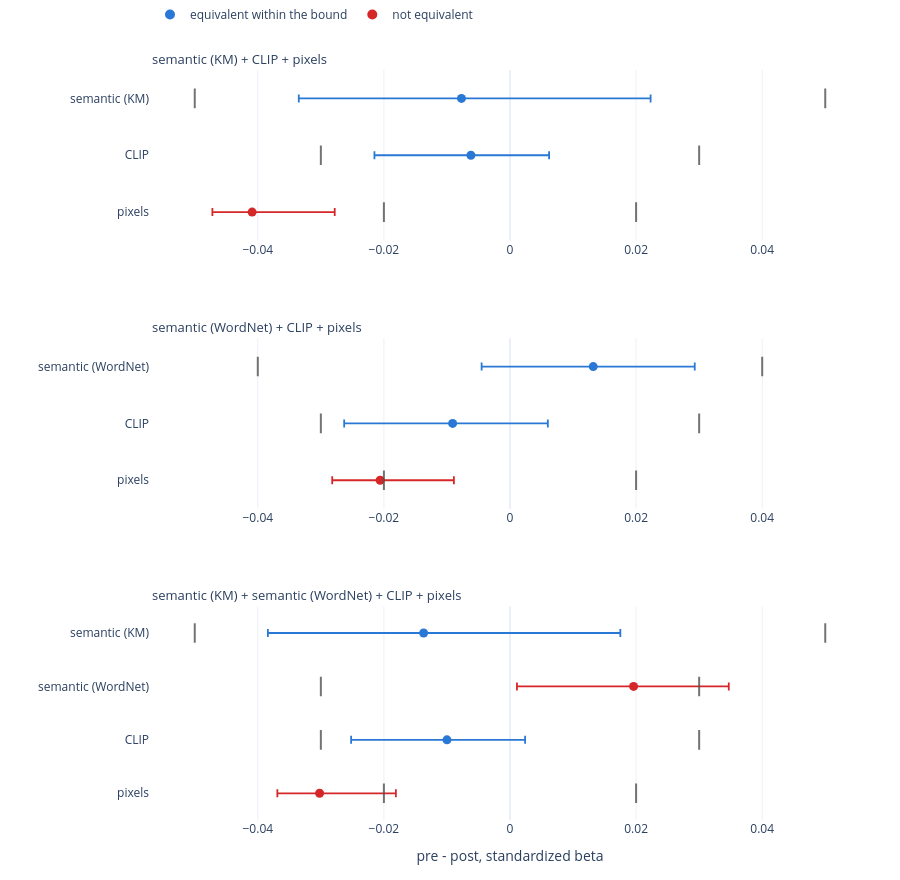

Here is the notebook cell this chart was saved with:
### Markdown cell above
Pre minus post weight of every predictor in the three CLIP models (the confirmatory `km+clip`, and its WordNet and KM + WordNet robustness versions): the 90% TOST interval, with the equivalence bound as two ticks on the same row. Blue rows are equivalent to 0 within the bound, red rows are not.

### Code cell
dec.fig_difference_forest(
    differences["beta"].query("pairs == 'own'"), ["km+clip", "wn+clip", "km+wn+clip"], x_title="pre - post, standardized beta",
).show()

### Figure 1 — Plotly figure (JSON) as saved in the notebook; plotly's stock layout.template omitted (floating-point values rounded to 4 significant figures)
{"data": [{"error_x": {"array": [0.03], "arrayminus": [0.0258], "color": "#2a78d6", "symmetric": false, "thickness": 1.8, "type": "data", "width": 4}, "hovertemplate": "semantic (KM)<br>effect=%{x:.3f}, 90% CI [-0.034, 0.022]<extra></extra>", "marker": {"color": "#2a78d6", "size": 9}, "mode": "markers", "showlegend": false, "type": "scatter", "x": [-0.0077], "xaxis": "x", "y": [0], "yaxis": "y"}, {"hoverinfo": "skip", "marker": {"color": "rgba(80,80,80,0.8)", "line": {"width": 2}, "size": 14, "symbol": "line-ns-open"}, "mode": "markers", "showlegend": false, "type": "scatter", "x": [-0.05, 0.05], "xaxis": "x", "y": [0, 0], "yaxis": "y"}, {"error_x": {"array": [0.0124], "arrayminus": [0.0153], "color": "#2a78d6", "symmetric": false, "thickness": 1.8, "type": "data", "width": 4}, "hovertemplate": "CLIP<br>effect=%{x:.3f}, 90% CI [-0.021, 0.006]<extra></extra>", "marker": {"color": "#2a78d6", "size": 9}, "mode": "markers", "showlegend": false, "type": "scatter", "x": [-0.0062], "xaxis": "x", "y": [1], "yaxis": "y"}, {"hoverinfo": "skip", "marker": {"color": "rgba(80,80,80,0.8)", "line": {"width": 2}, "size": 14, "symbol": "line-ns-open"}, "mode": "markers", "showlegend": false, "type": "scatter", "x": [-0.03, 0.03], "xaxis": "x", "y": [1, 1], "yaxis": "y"}, {"error_x": {"array": [0.0131], "arrayminus": [0.0063], "color": "#d62728", "symmetric": false, "thickness": 1.8, "type": "data", "width": 4}, "hovertemplate": "pixels<br>effect=%{x:.3f}, 90% CI [-0.047, -0.028]<extra></extra>", "marker": {"color": "#d62728", "size": 9}, "mode": "markers", "showlegend": false, "type": "scatter", "x": [-0.0409], "xaxis": "x", "y": [2], "yaxis": "y"}, {"hoverinfo": "skip", "marker": {"color": "rgba(80,80,80,0.8)", "line": {"width": 2}, "size": 14, "symbol": "line-ns-open"}, "mode": "markers", "showlegend": false, "type": "scatter", "x": [-0.02, 0.02], "xaxis": "x", "y": [2, 2], "yaxis": "y"}, {"error_x": {"array": [0.0161], "arrayminus": [0.0177], "color": "#2a78d6", "symmetric": false, "thickness": 1.8, "type": "data", "width": 4}, "hovertemplate": "semantic (WordNet)<br>effect=%{x:.3f}, 90% CI [-0.004, 0.029]<extra></extra>", "marker": {"color": "#2a78d6", "size": 9}, "mode": "markers", "showlegend": false, "type": "scatter", "x": [0.0132], "xaxis": "x2", "y": [0], "yaxis": "y2"}, {"hoverinfo": "skip", "marker": {"color": "rgba(80,80,80,0.8)", "line": {"width": 2}, "size": 14, "symbol": "line-ns-open"}, "mode": "markers", "showlegend": false, "type": "scatter", "x": [-0.04, 0.04], "xaxis": "x2", "y": [0, 0], "yaxis": "y2"}, {"error_x": {"array": [0.0151], "arrayminus": [0.0172], "color": "#2a78d6", "symmetric": false, "thickness": 1.8, "type": "data", "width": 4}, "hovertemplate": "CLIP<br>effect=%{x:.3f}, 90% CI [-0.026, 0.006]<extra></extra>", "marker": {"color": "#2a78d6", "size": 9}, "mode": "markers", "showlegend": false, "type": "scatter", "x": [-0.0091], "xaxis": "x2", "y": [1], "yaxis": "y2"}, {"hoverinfo": "skip", "marker": {"color": "rgba(80,80,80,0.8)", "line": {"width": 2}, "size": 14, "symbol": "line-ns-open"}, "mode": "markers", "showlegend": false, "type": "scatter", "x": [-0.03, 0.03], "xaxis": "x2", "y": [1, 1], "yaxis": "y2"}, {"error_x": {"array": [0.0117], "arrayminus": [0.0076], "color": "#d62728", "symmetric": false, "thickness": 1.8, "type": "data", "width": 4}, "hovertemplate": "pixels<br>effect=%{x:.3f}, 90% CI [-0.028, -0.009]<extra></extra>", "marker": {"color": "#d62728", "size": 9}, "mode": "markers", "showlegend": false, "type": "scatter", "x": [-0.0206], "xaxis": "x2", "y": [2], "yaxis": "y2"}, {"hoverinfo": "skip", "marker": {"color": "rgba(80,80,80,0.8)", "line": {"width": 2}, "size": 14, "symbol": "line-ns-open"}, "mode": "markers", "showlegend": false, "type": "scatter", "x": [-0.02, 0.02], "xaxis": "x2", "y": [2, 2], "yaxis": "y2"}, {"error_x": {"array": [0.0312], "arrayminus": [0.0247], "color": "#2a78d6", "symmetric": false, "thickness": 1.8, "type": "data", "width": 4}, "hovertemplate": "semantic (KM)<br>effect=%{x:.3f}, 90% CI [-0.038, 0.018]<extra></extra>", "marker": {"color": "#2a78d6", "size": 9}, "mode": "markers", "showlegend": false, "type": "scatter", "x": [-0.0137], "xaxis": "x3", "y": [0], "yaxis": "y3"}, {"hoverinfo": "skip", "marker": {"color": "rgba(80,80,80,0.8)", "line": {"width": 2}, "size": 14, "symbol": "line-ns-open"}, "mode": "markers", "showlegend": false, "type": "scatter", "x": [-0.05, 0.05], "xaxis": "x3", "y": [0, 0], "yaxis": "y3"}, {"error_x": {"array": [0.0151], "arrayminus": [0.0185], "color": "#d62728", "symmetric": false, "thickness": 1.8, "type": "data", "width": 4}, "hovertemplate": "semantic (WordNet)<br>effect=%{x:.3f}, 90% CI [0.001, 0.035]<extra></extra>", "marker": {"color": "#d62728", "size": 9}, "mode": "markers", "showlegend": false, "type": "scatter", "x": [0.0196], "xaxis": "x3", "y": [1], "yaxis": "y3"}, {"hoverinfo": "skip", "marker": {"color": "rgba(80,80,80,0.8)", "line": {"width": 2}, "size": 14, "symbol": "line-ns-open"}, "mode": "markers", "showlegend": false, "type": "scatter", "x": [-0.03, 0.03], "xaxis": "x3", "y": [1, 1], "yaxis": "y3"}, {"error_x": {"array": [0.0124], "arrayminus": [0.0152], "color": "#2a78d6", "symmetric": false, "thickness": 1.8, "type": "data", "width": 4}, "hovertemplate": "CLIP<br>effect=%{x:.3f}, 90% CI [-0.025, 0.002]<extra></extra>", "marker": {"color": "#2a78d6", "size": 9}, "mode": "markers", "showlegend": false, "type": "scatter", "x": [-0.01], "xaxis": "x3", "y": [2], "yaxis": "y3"}, {"hoverinfo": "skip", "marker": {"color": "rgba(80,80,80,0.8)", "line": {"width": 2}, "size": 14, "symbol": "line-ns-open"}, "mode": "markers", "showlegend": false, "type": "scatter", "x": [-0.03, 0.03], "xaxis": "x3", "y": [2, 2], "yaxis": "y3"}, {"error_x": {"array": [0.0121], "arrayminus": [0.0067], "color": "#d62728", "symmetric": false, "thickness": 1.8, "type": "data", "width": 4}, "hovertemplate": "pixels<br>effect=%{x:.3f}, 90% CI [-0.037, -0.018]<extra></extra>", "marker": {"color": "#d62728", "size": 9}, "mode": "markers", "showlegend": false, "type": "scatter", "x": [-0.0302], "xaxis": "x3", "y": [3], "yaxis": "y3"}, {"hoverinfo": "skip", "marker": {"color": "rgba(80,80,80,0.8)", "line": {"width": 2}, "size": 14, "symbol": "line-ns-open"}, "mode": "markers", "showlegend": false, "type": "scatter", "x": [-0.02, 0.02], "xaxis": "x3", "y": [3, 3], "yaxis": "y3"}, {"legendgroup": "verdict_True", "marker": {"color": "#2a78d6", "size": 10}, "mode": "markers", "name": "equivalent within the bound", "type": "scatter", "x": [null], "xaxis": "x", "y": [null], "yaxis": "y"}, {"legendgroup": "verdict_False", "marker": {"color": "#d62728", "size": 10}, "mode": "markers", "name": "not equivalent", "type": "scatter", "x": [null], "xaxis": "x", "y": [null], "yaxis": "y"}], "layout": {"annotations": [{"font": {"size": 13}, "showarrow": false, "text": "semantic (KM) + CLIP + pixels", "x": 0, "xanchor": "left", "xref": "paper", "y": 1.0, "yanchor": "bottom", "yref": "paper"}, {"font": {"size": 13}, "showarrow": false, "text": "semantic (WordNet) + CLIP + pixels", "x": 0, "xanchor": "left", "xref": "paper", "y": 0.6425, "yanchor": "bottom", "yref": "paper"}, {"font": {"size": 13}, "showarrow": false, "text": "semantic (KM) + semantic (WordNet) + CLIP + pixels", "x": 0, "xanchor": "left", "xref": "paper", "y": 0.2849, "yanchor": "bottom", "yref": "paper"}], "height": 880, "legend": {"orientation": "h", "x": 0, "y": 1, "yanchor": "top", "yref": "container"}, "margin": {"b": 60, "l": 150, "r": 30, "t": 70}, "xaxis": {"anchor": "y", "domain": [0.0, 1.0], "matches": "x", "showticklabels": true}, "xaxis2": {"anchor": "y2", "domain": [0.0, 1.0], "matches": "x", "showticklabels": true}, "xaxis3": {"anchor": "y3", "domain": [0.0, 1.0], "matches": "x", "showticklabels": true, "title": {"text": "pre - post, standardized beta"}}, "yaxis": {"anchor": "x", "domain": [0.7726, 1.0], "range": [2.5, -0.5], "showgrid": false, "tickmode": "array", "ticktext": ["semantic (KM)", "CLIP", "pixels"], "tickvals": [0, 1, 2], "zeroline": false}, "yaxis2": {"anchor": "x2", "domain": [0.4151, 0.6425], "range": [2.5, -0.5], "showgrid": false, "tickmode": "array", "ticktext": ["semantic (WordNet)", "CLIP", "pixels"], "tickvals": [0, 1, 2], "zeroline": false}, "yaxis3": {"anchor": "x3", "domain": [0.0, 0.2849], "range": [3.5, -0.5], "showgrid": false, "tickmode": "array", "ticktext": ["semantic (KM)", "semantic (WordNet)", "CLIP", "pixels"], "tickvals": [0, 1, 2, 3], "zeroline": false}}}
